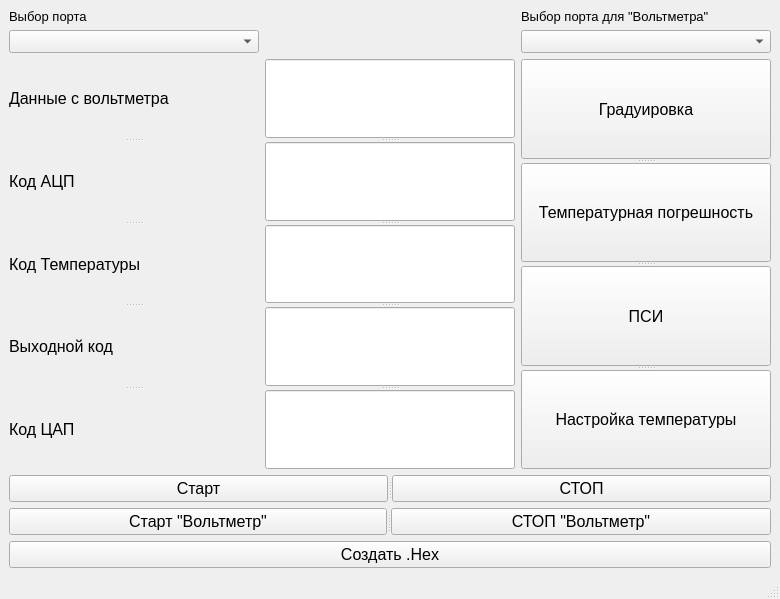
<?xml version="1.0" encoding="UTF-8"?>
<ui version="4.0">
 <class>MainWindow</class>
 <widget class="QMainWindow" name="MainWindow">
  <property name="geometry">
   <rect>
    <x>0</x>
    <y>0</y>
    <width>780</width>
    <height>599</height>
   </rect>
  </property>
  <property name="windowTitle">
   <string>MainWindow</string>
  </property>
  <widget class="QWidget" name="centralwidget">
   <layout class="QGridLayout" name="gridLayout">
    <item row="5" column="0" colspan="3">
     <widget class="QSplitter" name="splitter_5">
      <property name="orientation">
       <enum>Qt::Horizontal</enum>
      </property>
      <widget class="QPushButton" name="startV">
       <property name="font">
        <font>
         <pointsize>12</pointsize>
        </font>
       </property>
       <property name="text">
        <string>Старт &quot;Вольтметр&quot;</string>
       </property>
      </widget>
      <widget class="QPushButton" name="stopV">
       <property name="font">
        <font>
         <pointsize>12</pointsize>
        </font>
       </property>
       <property name="text">
        <string>СТОП &quot;Вольтметр&quot;</string>
       </property>
      </widget>
     </widget>
    </item>
    <item row="3" column="0">
     <widget class="QSplitter" name="splitter_4">
      <property name="orientation">
       <enum>Qt::Vertical</enum>
      </property>
      <widget class="QLabel" name="labelVolt">
       <property name="font">
        <font>
         <pointsize>12</pointsize>
        </font>
       </property>
       <property name="text">
        <string>Данные с вольтметра</string>
       </property>
      </widget>
      <widget class="QLabel" name="labelCAP">
       <property name="font">
        <font>
         <pointsize>12</pointsize>
        </font>
       </property>
       <property name="text">
        <string>Код АЦП</string>
       </property>
      </widget>
      <widget class="QLabel" name="labelACP">
       <property name="font">
        <font>
         <pointsize>12</pointsize>
        </font>
       </property>
       <property name="text">
        <string>Код Температуры</string>
       </property>
      </widget>
      <widget class="QLabel" name="labelOut">
       <property name="font">
        <font>
         <pointsize>12</pointsize>
        </font>
       </property>
       <property name="text">
        <string>Выходной код</string>
       </property>
      </widget>
      <widget class="QLabel" name="labelTemp">
       <property name="font">
        <font>
         <pointsize>12</pointsize>
        </font>
       </property>
       <property name="text">
        <string>Код ЦАП</string>
       </property>
      </widget>
     </widget>
    </item>
    <item row="3" column="1">
     <widget class="QSplitter" name="splitter">
      <property name="orientation">
       <enum>Qt::Vertical</enum>
      </property>
      <widget class="QLineEdit" name="voltEdit"/>
      <widget class="QLineEdit" name="ACPEdit"/>
      <widget class="QLineEdit" name="tempEdit"/>
      <widget class="QLineEdit" name="outEdit"/>
      <widget class="QLineEdit" name="CAPEdit"/>
     </widget>
    </item>
    <item row="3" column="2">
     <widget class="QSplitter" name="splitter_2">
      <property name="orientation">
       <enum>Qt::Vertical</enum>
      </property>
      <widget class="QPushButton" name="calibration">
       <property name="font">
        <font>
         <pointsize>12</pointsize>
        </font>
       </property>
       <property name="text">
        <string>Градуировка</string>
       </property>
      </widget>
      <widget class="QPushButton" name="tempPogr">
       <property name="font">
        <font>
         <pointsize>12</pointsize>
        </font>
       </property>
       <property name="text">
        <string>Температурная погрешность</string>
       </property>
      </widget>
      <widget class="QPushButton" name="PSI">
       <property name="font">
        <font>
         <pointsize>12</pointsize>
        </font>
       </property>
       <property name="text">
        <string>ПСИ</string>
       </property>
      </widget>
      <widget class="QPushButton" name="tempSetting">
       <property name="font">
        <font>
         <pointsize>12</pointsize>
        </font>
       </property>
       <property name="text">
        <string>Настройка температуры</string>
       </property>
      </widget>
     </widget>
    </item>
    <item row="4" column="0" colspan="3">
     <widget class="QSplitter" name="splitter_3">
      <property name="orientation">
       <enum>Qt::Horizontal</enum>
      </property>
      <widget class="QPushButton" name="start">
       <property name="font">
        <font>
         <pointsize>12</pointsize>
        </font>
       </property>
       <property name="text">
        <string>Старт</string>
       </property>
      </widget>
      <widget class="QPushButton" name="stop">
       <property name="font">
        <font>
         <pointsize>12</pointsize>
        </font>
       </property>
       <property name="text">
        <string>СТОП</string>
       </property>
      </widget>
     </widget>
    </item>
    <item row="6" column="0" colspan="3">
     <widget class="QPushButton" name="hexCreate">
      <property name="font">
       <font>
        <pointsize>12</pointsize>
       </font>
      </property>
      <property name="text">
       <string>Cоздать .Hex</string>
      </property>
     </widget>
    </item>
    <item row="2" column="2">
     <widget class="QComboBox" name="VoltPorts">
      <property name="font">
       <font>
        <pointsize>10</pointsize>
       </font>
      </property>
     </widget>
    </item>
    <item row="2" column="0">
     <widget class="QComboBox" name="cmbPorts">
      <property name="font">
       <font>
        <pointsize>10</pointsize>
       </font>
      </property>
     </widget>
    </item>
    <item row="1" column="0">
     <widget class="QLabel" name="label">
      <property name="font">
       <font>
        <pointsize>10</pointsize>
       </font>
      </property>
      <property name="text">
       <string>Выбор порта</string>
      </property>
     </widget>
    </item>
    <item row="1" column="2">
     <widget class="QLabel" name="label_2">
      <property name="font">
       <font>
        <pointsize>10</pointsize>
       </font>
      </property>
      <property name="text">
       <string>Выбор порта для &quot;Вольтметра&quot;</string>
      </property>
     </widget>
    </item>
   </layout>
  </widget>
  <widget class="QMenuBar" name="menubar">
   <property name="geometry">
    <rect>
     <x>0</x>
     <y>0</y>
     <width>780</width>
     <height>21</height>
    </rect>
   </property>
  </widget>
  <widget class="QStatusBar" name="statusbar"/>
 </widget>
 <resources/>
 <connections/>
</ui>
